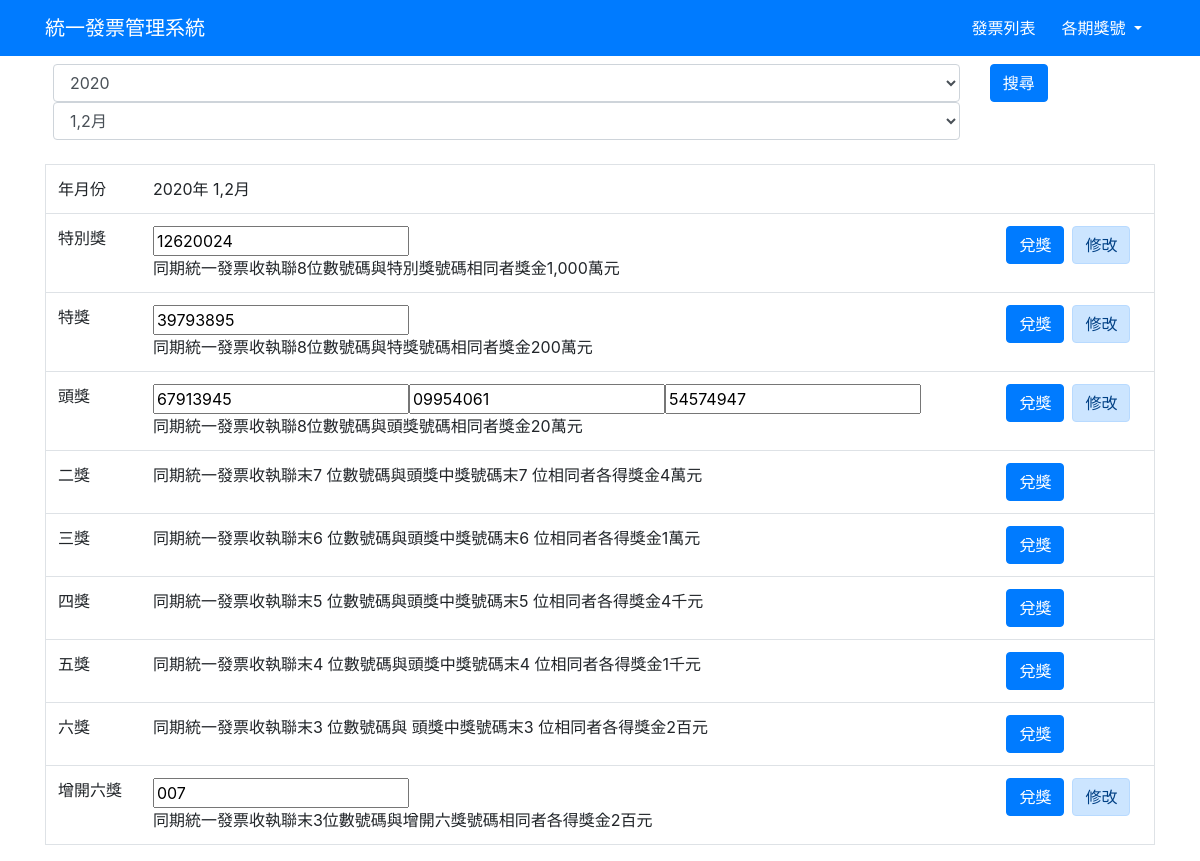
The app's page /invoice.php, older data.
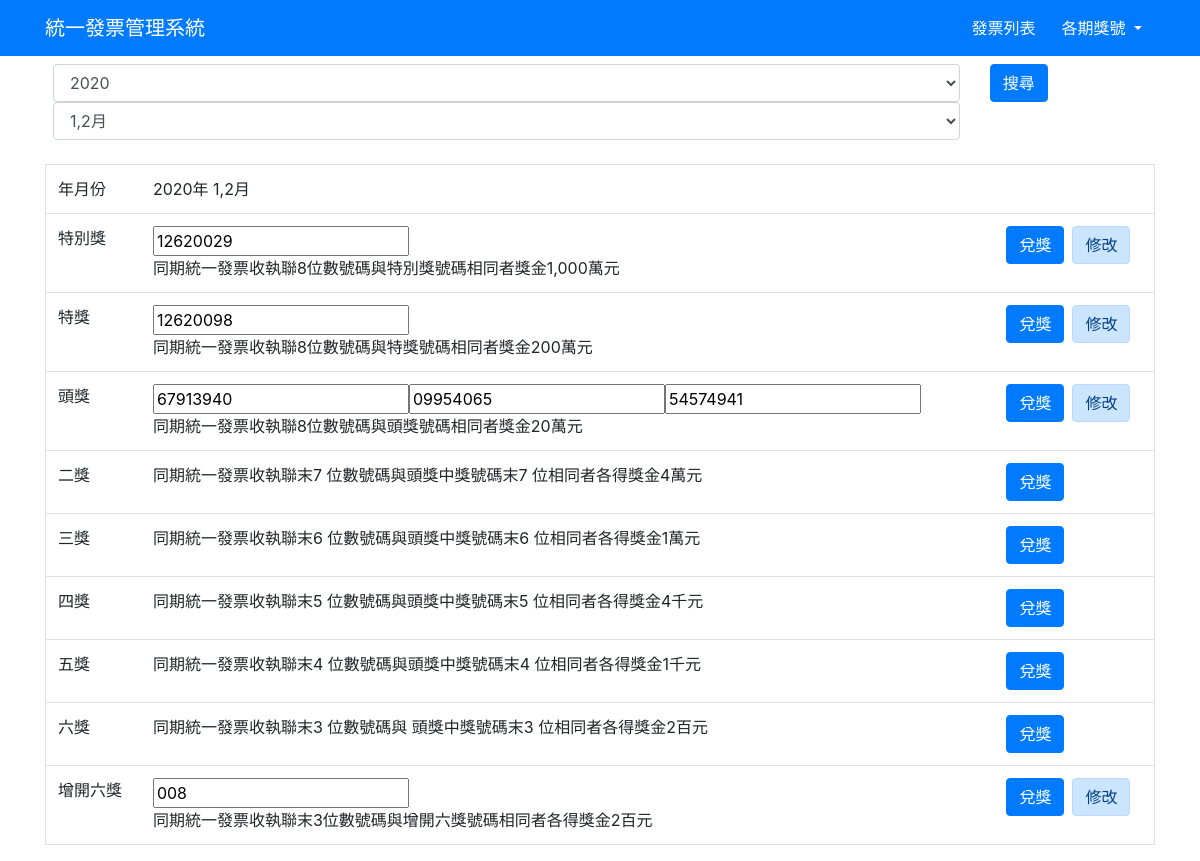
The same page, newer data.
### tables this page shows
CREATE TABLE `award_number` (
  `id` int(20) UNSIGNED NOT NULL COMMENT '流水號',
  `year` year(4) NOT NULL COMMENT '年',
  `period` tinyint(1) UNSIGNED NOT NULL COMMENT '期',
  `number` int(8) UNSIGNED NOT NULL COMMENT '號碼',
  `type` tinyint(1) UNSIGNED NOT NULL COMMENT '類別'
);

### DBC.php (called while the page is built, shortened)
<?php
    $dbname = 'invoice';
    $dsn = "mysql:host=localhost;charset=utf8;dbname=$dbname";
    $pdo = new pdo($dsn,'root','');
    function all($table,$arg=1){
        global $pdo;
        if(is_array($arg)){
            foreach($arg as $key => $value){
                $tmp[] = "`".$key."`='".$value."'";
            }
            $sql ="select * from `$table` where". implode('&&',$tmp);
        }else{
            $sql = "select * from `$table` where $arg";
        }
        $rows = $pdo->query($sql)->fetchALL();
        return $rows;
    }
    function find($table,$arg=1){
        global $pdo;
        $sql = "select * from `$table`";
        if(is_array($arg)){
            foreach($arg as $key => $value){
                $tmp[] = "`$key` = '$value'";
            }
                $tmp2 = implode('&&',$tmp);
                $sql = "select * from `$table` where $tmp2";
        }else{
            $sql = "select * from `$table` where `id` = '$arg'";
        }
            $rows = $pdo->query($sql)->fetch();
            return $rows;
    }
?>

### invoice.php (the view, shortened to what the changed rows need)
<!DOCTYPE html>
<html lang="en">
<head>
</head>
<body>
    <?php
    include "DBC.php";
    $period = ceil(date('n')/2);
    if(isset($_GET['period'])){
        $period = $_GET['period'];
    }else{
        $period = 1;
    }
    if(isset($_GET['year'])){
        $year = $_GET['year'];
    }else{
        $year = date('Y');
    }
    $num1 = find('award_number',['period'=>$period,'year'=>$year,'type'=>1]);
    $num2 = find('award_number',['period'=>$period,'year'=>$year,'type'=>2]);
    $num3 = all('award_number',['period'=>$period,'year'=>$year,'type'=>3]);
    $num4 = find('award_number',['period'=>$period,'year'=>$year,'type'=>4]);
    ?>
    <div class="container">
        <table class='table border'>
            <tr>
            <form action="award_edit.php" method="post">
                <td><input type="text" name='number' value='<?php if(!empty($num1['number'])){echo sprintf("%08d",$num1['number']);}?>'>
                <br>同期統一發票收執聯8位數號碼與特別獎號碼相同者獎金1,000萬元</td>
            </form>
            </tr>
            <tr>
            <form action="award_edit.php" method="post">
                <td><input type="text" name='number' value='<?php
                if(!empty($num2['number'])){echo sprintf("%08d",$num2['number']).'';}
                ?>'>
                <br>同期統一發票收執聯8位數號碼與特獎號碼相同者獎金200萬元</td>
            </form>
            </tr>
            <tr>
            <form action="award_edit.php" method="post">
                <td><?php foreach($num3 as $num){
                    echo "<input type='text' name='number[]' value='".sprintf("%08d",$num['number'])."'>";
                    }?>
                    <br>同期統一發票收執聯8位數號碼與頭獎號碼相同者獎金20萬元</td>
            </form>
            </tr>
            <tr>
            <form action="award_edit.php" method="post">
                <td><?php
                if(!empty($num4['number'])){
                    echo "<input type='text' name='number' value='".sprintf("%03d",$num4['number'])."'>";
                }
                ?>
                <br>同期統一發票收執聯末3位數號碼與增開六獎號碼相同者各得獎金2百元</td>
            </form>
            </tr>
        </table>
    </div>
</body>
</html>

Row changes from the older to the newer data that the page shows:
changed award_number (number 1 of 6 on the later page): number "12620024" → "12620029"
changed award_number (number 2 of 6 on the later page): number "39793895" → "12620098"
changed award_number (number 3 of 6 on the later page): number "67913945" → "67913940"
changed award_number (number 4 of 6 on the later page): number "09954061" → "09954065"
changed award_number (number 5 of 6 on the later page): number "54574947" → "54574941"
changed award_number (number 6 of 6 on the later page): number "007" → "008"
